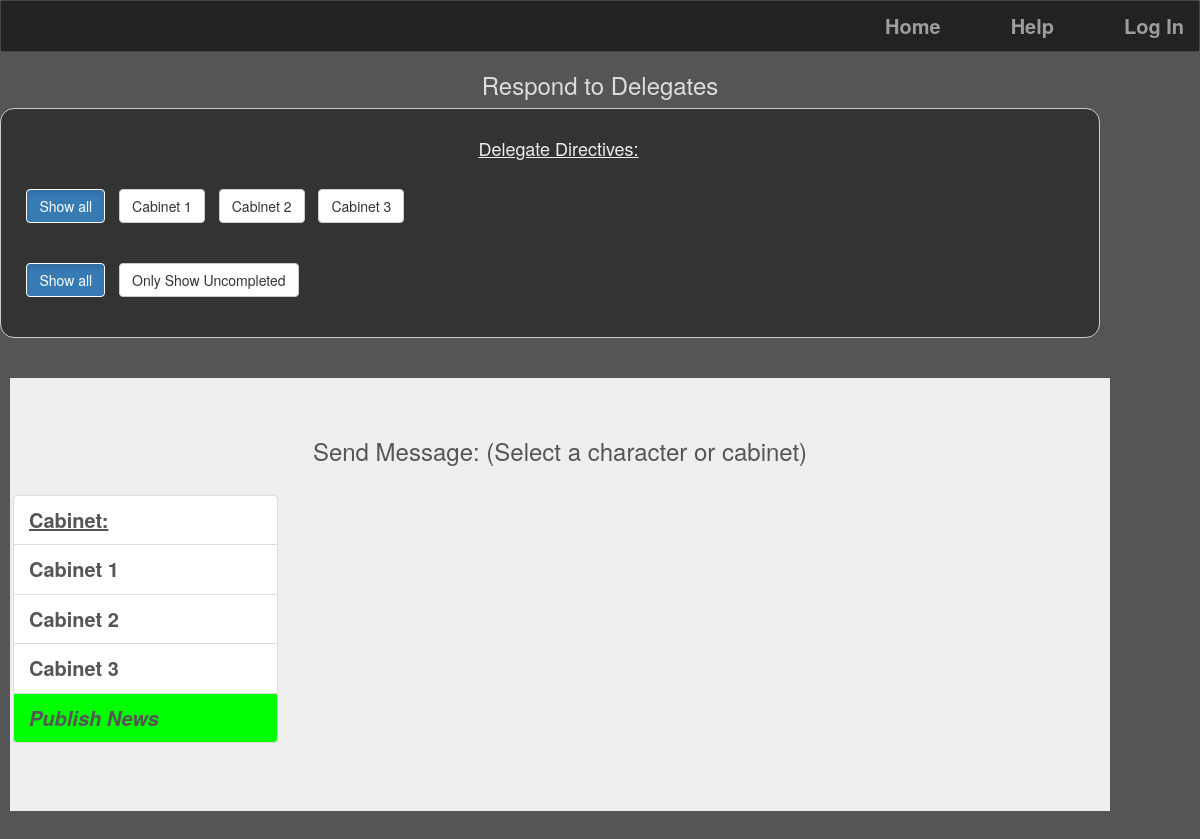
The app's page /Coding/www/backroomResponse.php with its own data.
### tables this page shows
CREATE TABLE IF NOT EXISTS `NavBar` (
  `ID` int(11) NOT NULL,
  `Name` varchar(20) NOT NULL,
  `URL` varchar(255) NOT NULL,
  `Privacy` int(11) NOT NULL
);

CREATE TABLE IF NOT EXISTS `Cabinets` (
  `ID` int(3) NOT NULL,
  `CabinetName` text NOT NULL
);

### Coding/www/backroomResponse.php (the view, shortened to what this page needs)
<?php
include 'header.php';?>
	<h3 id=''> Respond to Delegates </h3>
	<div class="col-xs-11 col-sm-11 col-md-11 sidebarJS" id="">
	<div class="list-group" id="appendMe">
	<h4 style="	text-align: center;"> Delegate Directives: </h4>
	<?php
		$con = mysqli_connect("localhost", "d5g9x9d8_user","1qwerty1","d5g9x9d8_{{CONFERENCE_NAME}}") or die(mysql_error());
		$cabinetResult = $con->query("SELECT * FROM Cabinets");
		if ((!isset($_COOKIE['sortBy']) || $_GET['sortBy'] === 'all' || $_COOKIE['sortBy'] === 'all') && (!is_numeric($_GET['sortBy']))){
			echo "<br><form method='POST' action='backroomConfirmation.php' role='form' class='form-horizontal' >
			<button type='submit' id='singlebutton' name='sortBy' value='all' class='btn btn-info active' >Show all</button>      ";
		}else {
			echo "<br><form method='POST' action='backroomConfirmation.php' role='form' class='form-horizontal' >
			<button type='submit' id='singlebutton' name='sortBy' value='all' class='btn btn-info' >Show all</button>      ";
		}
		if (isset($_GET['sortBy'])) {
			while($row = $cabinetResult->fetch_assoc()) {
				$true = 1;
				$cabinetArray[$row['ID']] = $row['CabinetName'];
				if (isset($_GET['sortBy'])) {
					if ($_GET['sortBy'] === $row['ID']){
						$true = 0;
						echo "<button type='submit' id='singlebutton' name='sortBy' value='".$row['ID']."' class='btn btn-default active' >".$row['CabinetName']."</button>      ";
						echo "<script> setCookie('sortBy', '".$_GET['sortBy']."'); </script>";
					}
				}
				if ($true === 1) {
					echo "<button type='submit' id='singlebutton' name='sortBy' value='".$row['ID']."' class='btn btn-default' >".$row['CabinetName']."</button>      ";
				}
			}
		}else {
			while($row = $cabinetResult->fetch_assoc()) {
					echo "<button type='submit' id='singlebutton' name='sortBy' value='".$row['ID']."' class='btn btn-default' >".$row['CabinetName']."</button>      ";
			}
		}
		echo "</form>";
		echo "<br>";
		if ((!isset($_COOKIE['showAll']) || $_GET['showAll'] === 'Y' || $_COOKIE['showAll'] === 'Y') && ($_GET['showAll'] !== 'N')){
			echo "<br><form method='POST' action='backroomConfirmation.php' role='form' class='form-horizontal'>
			<button type='submit' id='singlebutton' name='showAll' value='all' class='btn btn-info active' >Show all</button>      ";
		}else {
			echo "<br><form method='POST' action='backroomConfirmation.php' role='form' class='form-horizontal'>
			<button type='submit' id='singlebutton' name='showAll' value='all' class='btn btn-info' >Show all</button>      ";
		}
		if (($_GET['showAll'] === 'N' || $_COOKIE['showAll'] === 'N') && $_GET['showAll'] !== 'Y'){
			echo "<button type='submit' id='singlebutton' name='showAll' value='N' class='btn btn-default active' > Only Show Uncompleted</button>      ";
			echo $_COOKIE['showAll'];
			echo "<script> setCookie('showAll', 'N'); </script>";
			echo $_COOKIE['showAll'];
		}else {
			echo "<button type='submit' id='singlebutton' name='showAll' value='N' class='btn btn-default' > Only Show Uncompleted</button>      ";
		}
		echo "</form>";
		echo "<br>";
	?>
		</div>
		</div>
			<div class='jumbotron col-xs-11 col-sm-11 privateEmail'>
			<h3 style='color:#555'>Send Message: (Select a character or cabinet)</h3><br>
			<div class= 'col-xs-6 col-sm-3 list-group' id='listgroupJSItem'>
			<?php
			if (isset($_GET['cabinet']) || isset($_GET['email']) || isset($_GET['public'])) {
				if ($_GET['cabinet'] === 'p') {
					$con = mysqli_connect("localhost", "d5g9x9d8_user","1qwerty1","d5g9x9d8_{{CONFERENCE_NAME}}") or die(mysql_error());
					$result = $con->query("SELECT * FROM Cabinets ORDER BY CabinetName");
					if ($result->num_rows > 0) {
						 echo "<a class='list-group-item titleUnderline' href='backroomResponse.php'>Back</a>";
						while($row = $result->fetch_assoc())
						{
							if ($row['ID'] === $_GET['public']) {
								$arrayElement = "<a class='list-group-item active' href='backroomResponse.php?public="  . $row["ID"] . "'> " . $row["CabinetName"] . " </a> ";
							 }else {
								$arrayElement = "<a class='list-group-item' href='backroomResponse.php?public="  . $row["ID"] . "'> " . $row["CabinetName"] . " </a> ";
							}
							  echo $arrayElement;
						}
							$arrayElement = "<a class='list-group-item' href='backroomResponse.php?public=p' style='background-color:#00ff00;'> Publish News </a> ";
							  echo $arrayElement;
					}
				}else if (isset($_GET['public'])) {
					$con = mysqli_connect("localhost", "d5g9x9d8_user","1qwerty1","d5g9x9d8_{{CONFERENCE_NAME}}") or die(mysql_error());
					$result = $con->query("SELECT * FROM Cabinets ORDER BY CabinetName");
					$theVariable = 'p';
					if ($result->num_rows > 0) {
						 echo "<a class='list-group-item titleUnderline' href='backroomResponse.php'> <b>Back</b></a>";
					$responseTitle = "";
					$responseText  = "";
					$responseImage  = "";
					if (isset($_COOKIE['responseTitle'])) {
						$responseTitle = $_COOKIE['responseTitle'];
					}if (isset($_COOKIE['responseText'])) {
						$responseText = $_COOKIE['responseText'];
					}
					if (isset($_COOKIE['responseText'])) {
						$responseImage = $_COOKIE['responseImage'];
					}
					while($row = $result->fetch_assoc())
					{
						if ($row['ID'] === $_GET['public']) {
							$arrayElement = "<a class='list-group-item active' href='backroomResponse.php?public="  . $row["ID"] . "'> " . $row["CabinetName"] . " </a> ";
							$theVariable = $row['ID'];
						}else {
							$arrayElement = "<a class='list-group-item' href='backroomResponse.php?public="  . $row["ID"] . "'> " . $row["CabinetName"] . " </a> ";
						}
						  echo $arrayElement;
						}
						if ($theVariable === 'p') {
							$arrayElement = "<a class='list-group-item active' href='backroomResponse.php?public=p'> Publish News </a> ";
							  echo $arrayElement;
							  echo "</div>
					<div class= 'col-xs-6 col-sm-9'>
					<p><b>Public</b> Response Title:</p>
					<form method='POST' action='backroomAcceptance.php' role='form' `class='form-horizontal'>
						<input type='hidden' name='recipientCabinet' value=" . $theVariable . ">";
					echo "<textarea class='form-control' id='description' name='title' style='height: 50px;' placeholder='The subject/title of the personal response should go here.'>". $responseTitle."</textarea>
					<br><p><b>Public</b> Response Text</p>
					<textarea class='form-control' id='description' name='description' style='height: 250px;' placeholder='The main text of the directive goes here.'>". $responseText ."</textarea>
					<br><p>News image (Optional)</p>
		<textarea class='form-control' id='description' name='image' style='height: 50px;' placeholder='If you want an image please add the link here (any link ending in .png or .jpg).'>". $responseImage . "</textarea>
		 <br><br>					<br>
					<button style='float: left; margin-left:25px;' type='submit' id='singlebutton' name='publicMessage' class='btn btn-primary'>Publish </button>
					</form>";
						}else {
							$arrayElement = "<a class='list-group-item' href='backroomResponse.php?public=p' style='background-color:#00ff00;'> Publish News </a> ";
							  echo $arrayElement;
							  echo "</div>
					<div class= 'col-xs-6 col-sm-9'>
					<p><b>Public</b> Response Title:</p>
					<form method='POST' action='backroomAcceptance.php' role='form' `class='form-horizontal'>
						<input type='hidden' name='recipientCabinet' value=" . $theVariable . ">";
					echo "<textarea class='form-control' id='description' name='title' style='height: 50px;' placeholder='The subject/title of the personal response should go here.'>". $responseTitle."</textarea>
					<br><p><b>Public</b> Response Text</p>
					<textarea class='form-control' id='description' name='description' style='height: 250px;' placeholder='The main text of the directive goes here.'>". $responseText ."</textarea>
					<br>
					<button style='float: left; margin-left:25px;' type='submit' id='singlebutton' name='publicMessage' class='btn btn-primary'>Publish </button>
					</form>";
						}
					}
				}else {
					$con = mysqli_connect("localhost", "d5g9x9d8_user","1qwerty1","d5g9x9d8_{{CONFERENCE_NAME}}") or die(mysql_error());
					$result = $con->query("SELECT * FROM Users ORDER BY CharacterName");
					$theVariable;
					$theVariableName;
					if ($result->num_rows > 0) {
						 echo "<a class='list-group-item titleUnderline' href='backroomResponse.php'> Back</a>";
						while($row = $result->fetch_assoc())
						{
							if (isset($_GET['email'])) {
								$message = $_GET['email'];
								if ($message === $row["id"]) {
									$arrayElement = "<a class='list-group-item active' href='backroomResponse.php?email="  . $row["id"] . "&cabinet=" . $_GET['cabinet'] ."'>" . $row["CharacterName"] . " </a> ";
									$theVariable = $row['UserNameID'];
									$theVariableName = $row['CharacterName'];
								  echo $arrayElement;
								}
							}
							if ($row['isBackroom'] !== "f"||$row['Committee'] !== $_GET['cabinet'] || $row['id'] === $_GET['email']) {
								continue;
							}
									$arrayElement = "<a class='list-group-item' href='backroomResponse.php?email="  . $row["id"] . "&cabinet=" . $_GET['cabinet'] ."'>" . $row["CharacterName"] . " </a> ";
							  echo $arrayElement;
						}
							$arrayElement = "<a class='list-group-item' href='backroomResponse.php?public=".$_GET['cabinet']."'> Everyone in selected Cabinet</a> ";
							  echo $arrayElement;
					}
				if (isset($_GET['email'])){
					$responseTitle = "";
					$responseText  = "";
					if (isset($_COOKIE['responseTitle'])) {
						$responseTitle = $_COOKIE['responseTitle'];
					}if (isset($_COOKIE['responseText'])) {
						$responseText = $_COOKIE['responseText'];
					}
			echo "</div>
			<div class= 'col-xs-6 col-sm-9'>
			<p>Response Title:</p>
			<form method='POST' action='backroomAcceptance.php' role='form' `class='form-horizontal'>
				<input type='hidden' name='directiveSender' value=" . $theVariable . ">
				<input type='hidden' name='getValue' value=" . $_GET['email'] . ">
				<textarea style='display:none;' name='directiveSenderName'>" . $theVariableName . "</textarea>";
			echo "<textarea class='form-control' id='description' name='title' style='height: 50px;' placeholder='The subject/title of the personal response should go here.'>". $responseTitle."</textarea>
			<br><p> Response Text</p>
			<textarea class='form-control' id='description' name='description' style='height: 250px;' placeholder='The main text of the directive goes here.'>". $responseText ."</textarea>
			<br>
			<button style='float: left; margin-left:25px;' type='submit' id='singlebutton' name='directMessage' class='btn btn-primary'>Send </button>
			</form>";					}
				}
			}else {
				$con = mysqli_connect("localhost", "d5g9x9d8_user","1qwerty1","d5g9x9d8_{{CONFERENCE_NAME}}") or die(mysql_error());
				$result = $con->query("SELECT * FROM Cabinets ORDER BY CabinetName");
				if ($result->num_rows > 0) {
					 echo "<a class='list-group-item titleUnderline'> Cabinet:</a>";
					while($row = $result->fetch_assoc())
					{
						$arrayElement = "<a class='list-group-item' href='backroomResponse.php?cabinet="  . $row["ID"] . "'>" . $row["CabinetName"] . " </a> ";
						  echo $arrayElement;
					}
					echo "<a class='list-group-item' href='backroomResponse.php?public=p' style='background-color:#00ff00;'> <i>Publish News </i></a> ";
				}
			}
			?>
			</div>
			</div>
	</body>
</html>

### Coding/www/header.php (shortened to what this page needs)
<!DOCTYPE html>
<html>
	<head>
		<link rel="stylesheet" href="https://maxcdn.bootstrapcdn.com/bootstrap/3.3.6/css/bootstrap.min.css">
		<link href="stylesheet.css" type ="text/css" rel ="stylesheet" />
		<title><?php
			$con = mysqli_connect("localhost", "d5g9x9d8_user","1qwerty1","d5g9x9d8_{{CONFERENCE_NAME}}") or die(mysql_error());
			?>
	</head>
<body onload="logOnCheck()" style="background-image:url( <?php
		$result = $con->query("SELECT * FROM `GlobalVariables` WHERE `VariableName` = 'backgroundImage'");
		while($row = $result->fetch_assoc()) {
			echo $row['VariableValue'];
		}
		 ?>); background-position:0% 50px;background-repeat: repeat">
<?
	function createNavBar(){
		$con = mysqli_connect("localhost", "d5g9x9d8_user","1qwerty1","d5g9x9d8_{{CONFERENCE_NAME}}") or die(mysql_error());
		if ($_COOKIE['loggedIn'] === 'YES') {
			if ($_COOKIE['isBackroom'] === 'f') {
				if ($_COOKIE['isChair'] === 'f') {
					$navBarResult = $con->query("SELECT * FROM `NavBar` WHERE `Privacy` = 1 OR `Privacy` = 2 ORDER BY `ID`");
				}else {
					$navBarResult = $con->query("SELECT * FROM `NavBar` WHERE `Privacy` = 1 OR `Privacy` = 2 OR `Privacy` = 3 ORDER BY `ID`");
				}
			}else if ($_COOKIE['isBackroom'] === 't') {
				$navBarResult = $con->query("SELECT * FROM `NavBar` WHERE `Privacy` = 1 OR `Privacy` = 4 ORDER BY `ID`");
			}else if ($_COOKIE['isBackroom'] === 'a') {
				$navBarResult = $con->query("SELECT * FROM `NavBar` WHERE `Privacy` = 1 OR `Privacy` = 4 OR `Privacy` = 5 ORDER BY `ID`");
			}
			echo' 	<nav class="navbar navbar-inverse">
			 <div class="container-fluid navbar-inverse">
		      <ul class="nav navbar-nav navbar-right navbar-inverse">';
			while($row = $navBarResult->fetch_assoc()) {
				echo' <li id="'.$row["Name"].'"><a href="'.$row['URL'].'">'.$row['Name'].'';
				if ($row['URL'] === 'profile.php'){
					$result = $con->query("SELECT * FROM Responses WHERE `readByDelegate` = 'f' AND `Recipient` = '".$_COOKIE['user']."'");
					if ($result->num_rows > 0) {
						echo " <span class='badge'> ". $result->num_rows." </span>";
					}
				}else if ($row['URL'] === 'directiveConfirmation.php'){
					$result = $con->query("SELECT * FROM Directives WHERE Status = 'Frozen' AND DirectiveCommittee = '".$_COOKIE['committee']."' ");
					if ($result->num_rows > 0) {
					    echo " <span class='badge progress-bar-danger'>".$result->num_rows."</span>";
					}
				}else if ($row['URL'] === 'backroomReserve.php'){
					$result = $con->query("SELECT * FROM  `Directives` WHERE  `Status` = '".$_COOKIE['user']."'");
					if ($result->num_rows > 0) {
						while($row = $result->fetch_assoc()) {
						    echo " <span id='backroomReserve' class='badge'>".$row['DirectiveNumber']."</span>";
					    }
					}
				}
				echo "</a>
				</li>";
			}
			echo '<li ><a id="logOut" ahref = "index.php" onclick="logOut()">Log out</a></li>';
			echo "</ul></div></nav>";
		}else {
			$navBarResult = $con->query("SELECT * FROM `NavBar` WHERE `Privacy` = 0 ORDER BY `ID`");
						echo' 	<nav class="navbar navbar-inverse ">
			 <div class="container-fluid navbar-inverse ">
		      <ul class="nav navbar-nav navbar-right navbar-inverse">';
			while($row = $navBarResult->fetch_assoc()) {
				echo' <li id="'.$row["Name"].'"><a href="'.$row['URL'].'">'.$row['Name'].'';
				echo "</a>
				</li>";
			}
			echo '<li id="logInFormButton"><a id="logIn" ahref = "index.php" onclick="showLogInForm()">Log In</a></li>';
			echo "</ul><div class ='col-xs-6 col-sm-6 col-md-6 col-lg-6 col-xs-offset-3 col-sm-offset-3 col-md-offset-3 col-lg-offset-3 panel panel-login' id='logInForm' style='display: none;'><form method='POST' action='connectivity.php' id='login-form' role='form'><br>
				<div class='form-group'>
					<input type='text' name='user' id='username' tabindex='1' class='form-control' placeholder=
					'Username'";
				echo"</div>
				<div class='form-group'>
					<input type='password' name='pass' id='password' tabindex='2' class='form-control' placeholder='Password'";
					 	echo' />
				</div>
				<div class="form-group text-center">
					<input type="checkbox" tabindex="3" name="remember" id="remember"';
					 	echo'/>
					<label for="remember"> Remember Me</label>
				</div>
					<div class="row">
				<div class="form-group">
						<div class="col-sm-6">
							<input type="submit" name="submit" id="button" tabindex="4" class="form-control btn btn-login" value="Log-In" />
						</div>
				</div>
				<div class="form-group">
						<div class="col-sm-6">
							<div class="text-center">
								<a href="help.php" class="forgot-password">Forgot Password?</a>
							</div>
						</div>
					</div>
				</div>
			</form>
			</div>';
			echo "</div></nav>";
		}
	}
	createNavBar();
?>

### records on screen
navbar: Name "Home"
navbar: Name "Help"
cabinets: $row['ID'] 1 (drawn), CabinetName "Cabinet 1"
cabinets: $row['ID'] 2 (drawn), CabinetName "Cabinet 2"
cabinets: $row['ID'] 3 (drawn), CabinetName "Cabinet 3"
